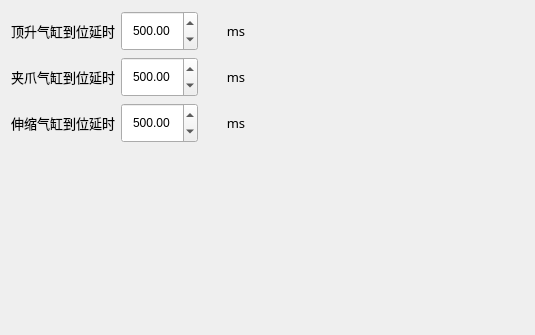
           <widget class="QWidget" name="tab_8">
            <attribute name="title">
             <string>进料</string>
            </attribute>
            <layout class="QGridLayout" name="gridLayout_14" rowstretch="0,0,0,1" columnstretch="1,1">
             <item row="0" column="0">
              <layout class="QHBoxLayout" name="horizontalLayout_11">
               <item>
                <widget class="QLabel" name="label_27">
                 <property name="sizePolicy">
                  <sizepolicy hsizetype="Expanding" vsizetype="Expanding">
                   <horstretch>0</horstretch>
                   <verstretch>0</verstretch>
                  </sizepolicy>
                 </property>
                 <property name="minimumSize">
                  <size>
                   <width>0</width>
                   <height>40</height>
                  </size>
                 </property>
                 <property name="font">
                  <font>
                   <family>微软雅黑</family>
                   <pointsize>10</pointsize>
                  </font>
                 </property>
                 <property name="text">
                  <string>顶升气缸到位延时</string>
                 </property>
                 <property name="alignment">
                  <set>Qt::AlignCenter</set>
                 </property>
                </widget>
               </item>
               <item>
                <widget class="QDoubleSpinBox" name="dSpBx_DenShenCylinderDelay">
                 <property name="sizePolicy">
                  <sizepolicy hsizetype="Expanding" vsizetype="Expanding">
                   <horstretch>0</horstretch>
                   <verstretch>0</verstretch>
                  </sizepolicy>
                 </property>
                 <property name="minimumSize">
                  <size>
                   <width>60</width>
                   <height>30</height>
                  </size>
                 </property>
                 <property name="alignment">
                  <set>Qt::AlignCenter</set>
                 </property>
                 <property name="maximum">
                  <double>99999.000000000000000</double>
                 </property>
                 <property name="value">
                  <double>500.000000000000000</double>
                 </property>
                </widget>
               </item>
               <item>
                <widget class="QLabel" name="label_48">
                 <property name="sizePolicy">
                  <sizepolicy hsizetype="Expanding" vsizetype="Expanding">
                   <horstretch>0</horstretch>
                   <verstretch>0</verstretch>
                  </sizepolicy>
                 </property>
                 <property name="minimumSize">
                  <size>
                   <width>0</width>
                   <height>40</height>
                  </size>
                 </property>
                 <property name="font">
                  <font>
                   <family>微软雅黑</family>
                   <pointsize>10</pointsize>
                  </font>
                 </property>
                 <property name="text">
                  <string>ms</string>
                 </property>
                 <property name="alignment">
                  <set>Qt::AlignCenter</set>
                 </property>
                </widget>
               </item>
              </layout>
             </item>
             <item row="1" column="0">
              <layout class="QHBoxLayout" name="horizontalLayout_13">
               <item>
                <widget class="QLabel" name="label_37">
                 <property name="sizePolicy">
                  <sizepolicy hsizetype="Expanding" vsizetype="Expanding">
                   <horstretch>0</horstretch>
                   <verstretch>0</verstretch>
                  </sizepolicy>
                 </property>
                 <property name="minimumSize">
                  <size>
                   <width>0</width>
                   <height>40</height>
                  </size>
                 </property>
                 <property name="font">
                  <font>
                   <family>微软雅黑</family>
                   <pointsize>10</pointsize>
                  </font>
                 </property>
                 <property name="text">
                  <string>夹爪气缸到位延时</string>
                 </property>
                 <property name="alignment">
                  <set>Qt::AlignCenter</set>
                 </property>
                </widget>
               </item>
               <item>
                <widget class="QDoubleSpinBox" name="dSpBx_ClampCylinderDelay">
                 <property name="sizePolicy">
                  <sizepolicy hsizetype="Expanding" vsizetype="Expanding">
                   <horstretch>0</horstretch>
                   <verstretch>0</verstretch>
                  </sizepolicy>
                 </property>
                 <property name="minimumSize">
                  <size>
                   <width>60</width>
                   <height>30</height>
                  </size>
                 </property>
                 <property name="alignment">
                  <set>Qt::AlignCenter</set>
                 </property>
                 <property name="maximum">
                  <double>99999.000000000000000</double>
                 </property>
                 <property name="value">
                  <double>500.000000000000000</double>
                 </property>
                </widget>
               </item>
               <item>
                <widget class="QLabel" name="label_57">
                 <property name="sizePolicy">
                  <sizepolicy hsizetype="Expanding" vsizetype="Expanding">
                   <horstretch>0</horstretch>
                   <verstretch>0</verstretch>
                  </sizepolicy>
                 </property>
                 <property name="minimumSize">
                  <size>
                   <width>0</width>
                   <height>40</height>
                  </size>
                 </property>
                 <property name="font">
                  <font>
                   <family>微软雅黑</family>
                   <pointsize>10</pointsize>
                  </font>
                 </property>
                 <property name="text">
                  <string>ms</string>
                 </property>
                 <property name="alignment">
                  <set>Qt::AlignCenter</set>
                 </property>
                </widget>
               </item>
              </layout>
             </item>
             <item row="2" column="0">
              <layout class="QHBoxLayout" name="horizontalLayout_14">
               <item>
                <widget class="QLabel" name="label_39">
                 <property name="sizePolicy">
                  <sizepolicy hsizetype="Expanding" vsizetype="Expanding">
                   <horstretch>0</horstretch>
                   <verstretch>0</verstretch>
                  </sizepolicy>
                 </property>
                 <property name="minimumSize">
                  <size>
                   <width>0</width>
                   <height>40</height>
                  </size>
                 </property>
                 <property name="font">
                  <font>
                   <family>微软雅黑</family>
                   <pointsize>10</pointsize>
                  </font>
                 </property>
                 <property name="text">
                  <string>伸缩气缸到位延时</string>
                 </property>
                 <property name="alignment">
                  <set>Qt::AlignCenter</set>
                 </property>
                </widget>
               </item>
               <item>
                <widget class="QDoubleSpinBox" name="dSpBx_UpDownCylinderDelay">
                 <property name="sizePolicy">
                  <sizepolicy hsizetype="Expanding" vsizetype="Expanding">
                   <horstretch>0</horstretch>
                   <verstretch>0</verstretch>
                  </sizepolicy>
                 </property>
                 <property name="minimumSize">
                  <size>
                   <width>60</width>
                   <height>30</height>
                  </size>
                 </property>
                 <property name="alignment">
                  <set>Qt::AlignCenter</set>
                 </property>
                 <property name="maximum">
                  <double>99999.000000000000000</double>
                 </property>
                 <property name="value">
                  <double>500.000000000000000</double>
                 </property>
                </widget>
               </item>
               <item>
                <widget class="QLabel" name="label_59">
                 <property name="sizePolicy">
                  <sizepolicy hsizetype="Expanding" vsizetype="Expanding">
                   <horstretch>0</horstretch>
                   <verstretch>0</verstretch>
                  </sizepolicy>
                 </property>
                 <property name="minimumSize">
                  <size>
                   <width>0</width>
                   <height>40</height>
                  </size>
                 </property>
                 <property name="font">
                  <font>
                   <family>微软雅黑</family>
                   <pointsize>10</pointsize>
                  </font>
                 </property>
                 <property name="text">
                  <string>ms</string>
                 </property>
                 <property name="alignment">
                  <set>Qt::AlignCenter</set>
                 </property>
                </widget>
               </item>
              </layout>
             </item>
             <item row="2" column="1">
              <spacer name="horizontalSpacer_3">
               <property name="orientation">
                <enum>Qt::Horizontal</enum>
               </property>
               <property name="sizeHint" stdset="0">
                <size>
                 <width>301</width>
                 <height>20</height>
                </size>
               </property>
              </spacer>
             </item>
             <item row="3" column="0">
              <spacer name="verticalSpacer_5">
               <property name="orientation">
                <enum>Qt::Vertical</enum>
               </property>
               <property name="sizeHint" stdset="0">
                <size>
                 <width>20</width>
                 <height>181</height>
                </size>
               </property>
              </spacer>
             </item>
            </layout>
           </widget>
